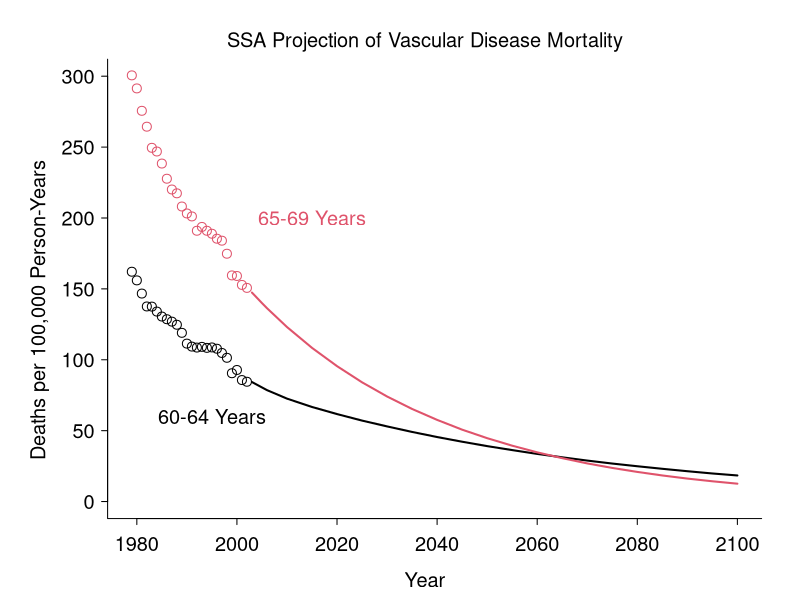

Generate this figure with R: (Note: this script raises an error after producing the figure.)
##################
#Step 1. Read data
##################
ssa.mx <- read.table("worse_than_you_think_dataverse_files/input/ssa.mx.rates.txt",header=TRUE)

####################################
#Step 2. Organize data into an array.  
####################################
year.list <- rownames(table(ssa.mx$year))
age.list <- rownames(table(ssa.mx$age))
cause.list <- rownames(table(ssa.mx$cause)) 
cost.list <- rownames(table(ssa.mx$cost))
sex.list <- rownames(table(ssa.mx$sex))
ssa.mx.array <- array(NA,dim=c(length(age.list),length(year.list),length(sex.list),length(cause.list),length(cost.list)),dimnames=list(age.list,year.list,sex.list,cause.list,cost.list))
for (j in 1:length(sex.list)) {
  for (k in 1:length(cause.list)) {
    for (l in 1:length(cost.list)) {
      for (m in 1:length(year.list)) {
        tmp <- subset(ssa.mx, sex==sex.list[j] &
                      year==year.list[m] & cause==cause.list[k] & cost==cost.list[l])
        ssa.mx.array[,year.list[m],sex.list[j],cause.list[k],cost.list[l]] <- tmp$rate
      }}}}

######################################################################################
#Step 3. Graph male vascular, ages 60-64 and 65-69 years, intermediate cost projection
######################################################################################
year.list <- as.numeric(year.list)

pdf("worse_than_you_think_dataverse_files/output/vascular_male_age_60_65.pdf", width=5.5, height=5.5, paper="special")
par (mfrow=c(1,1),mgp=c(2.75,1,0)*0.55,mar=c(1.6,1.5,0.5,1)*1.6,omi=c(0.2,0.5,0.4,0), tcl=-0.25,bg="white", cex=1.2)
matplot(year.list[1:24],t(ssa.mx.array[14:15,1:24,"male","vascular","intermediate"]),col=1:2,ylab=NA,xlab=NA,las=1,xlim=c(min(year.list),max(year.list)),ylim=c(0,300),pch=1,bty="l")
matpoints(year.list[25:47],t(ssa.mx.array[14:15,25:47,"male","vascular","intermediate"]),type="l",col=1:2,lty=1,lwd=2)
text(1995,60,"60-64 Years")
text(2015,200,"65-69 Years",col=2)
mtext("Year",side=1,line=-0.5,outer=TRUE,at=1/2,cex=1.2)
mtext("Deaths per 100,000 Person-Years",side=2,line=0,outer=TRUE,at=1/2,cex=1.2)
mtext("SSA Projection of Vascular Disease Mortality",side=3,line=-0.5,outer=TRUE,at=1/2,cex=1.2)
dev.off()

###################################################
#Step 4. Create .csv file of the values in the plot
###################################################
vascular.data1 <- cbind(year=year.list[1:27],age.60.64=ssa.mx.array[14,1:27,"male","vascular","intermediate"],
                       age.65.69=ssa.mx.array[15,1:27,"male","vascular","intermediate"],observed=1)
vascular.data2 <- cbind(year=year.list[28:47],age.60.64=ssa.mx.array[14,28:47,"male","vascular","intermediate"],
                       age.65.69=ssa.mx.array[15,28:47,"male","vascular","intermediate"],observed=0)
vascular.data <- rbind(vascular.data1,vascular.data2)

vasc1 <- cbind(year=year.list[1:24],observed.age.60.64=ssa.mx.array[14,1:24,"male","vascular","intermediate"],
               observed.age.65.69=ssa.mx.array[15,1:24,"male","vascular","intermediate"])
vasc2 <- cbind(year=year.list[25:47],
               ssa.age.60.64=ssa.mx.array[14,25:47,"male","vascular","intermediate"],
               ssa.age.65.69=ssa.mx.array[15,25:47,"male","vascular","intermediate"])
vasc <- merge(vasc1,vasc2,by="year",all.x=TRUE,all.y=TRUE)

write.csv(vasc,file="worse_than_you_think_dataverse_files/output/vascular_male_age_60_65.csv")
